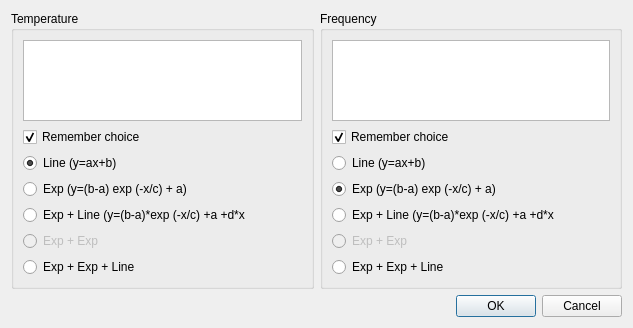
<?xml version="1.0" encoding="UTF-8"?>
<ui version="4.0">
 <class>ApproximationDialog</class>
 <widget class="QDialog" name="ApproximationDialog">
  <property name="geometry">
   <rect>
    <x>0</x>
    <y>0</y>
    <width>633</width>
    <height>328</height>
   </rect>
  </property>
  <property name="windowTitle">
   <string>Dialog</string>
  </property>
  <layout class="QVBoxLayout" name="verticalLayout">
   <item>
    <layout class="QHBoxLayout" name="horizontalLayout">
     <item>
      <widget class="QGroupBox" name="temperatureGroupBox">
       <property name="title">
        <string>Temperature</string>
       </property>
       <layout class="QVBoxLayout" name="verticalLayout_2">
        <item>
         <widget class="QListWidget" name="TcurveListWidget"/>
        </item>
        <item>
         <widget class="QCheckBox" name="TrememberCheckBox">
          <property name="text">
           <string>Remember choice</string>
          </property>
          <property name="checked">
           <bool>true</bool>
          </property>
         </widget>
        </item>
        <item>
         <widget class="QRadioButton" name="Tapproximation0">
          <property name="text">
           <string>Line (y=ax+b)</string>
          </property>
          <property name="checked">
           <bool>true</bool>
          </property>
         </widget>
        </item>
        <item>
         <widget class="QRadioButton" name="Tapproximation1">
          <property name="text">
           <string>Exp (y=(b-a) exp (-x/c) + a)</string>
          </property>
          <property name="checked">
           <bool>false</bool>
          </property>
         </widget>
        </item>
        <item>
         <widget class="QRadioButton" name="Tapproximation2">
          <property name="text">
           <string>Exp + Line (y=(b-a)*exp (-x/c) +a +d*x</string>
          </property>
         </widget>
        </item>
        <item>
         <widget class="QRadioButton" name="Tapproximation3">
          <property name="enabled">
           <bool>false</bool>
          </property>
          <property name="text">
           <string>Exp + Exp</string>
          </property>
         </widget>
        </item>
        <item>
         <widget class="QRadioButton" name="Tapproximation4">
          <property name="text">
           <string>Exp + Exp + Line</string>
          </property>
         </widget>
        </item>
       </layout>
      </widget>
     </item>
     <item>
      <widget class="QGroupBox" name="FrequencyGroupBox">
       <property name="title">
        <string>Frequency</string>
       </property>
       <layout class="QVBoxLayout" name="verticalLayout_3">
        <item>
         <widget class="QListWidget" name="FcurveListWidget"/>
        </item>
        <item>
         <widget class="QCheckBox" name="FrememberCheckBox">
          <property name="text">
           <string>Remember choice</string>
          </property>
          <property name="checked">
           <bool>true</bool>
          </property>
         </widget>
        </item>
        <item>
         <widget class="QRadioButton" name="Fapproximation0">
          <property name="text">
           <string>Line (y=ax+b)</string>
          </property>
         </widget>
        </item>
        <item>
         <widget class="QRadioButton" name="Fapproximation1">
          <property name="text">
           <string>Exp (y=(b-a) exp (-x/c) + a)</string>
          </property>
          <property name="checked">
           <bool>true</bool>
          </property>
         </widget>
        </item>
        <item>
         <widget class="QRadioButton" name="Fapproximation2">
          <property name="text">
           <string>Exp + Line (y=(b-a)*exp (-x/c) +a +d*x</string>
          </property>
         </widget>
        </item>
        <item>
         <widget class="QRadioButton" name="Fapproximation3">
          <property name="enabled">
           <bool>false</bool>
          </property>
          <property name="text">
           <string>Exp + Exp</string>
          </property>
         </widget>
        </item>
        <item>
         <widget class="QRadioButton" name="Fapproximation4">
          <property name="text">
           <string>Exp + Exp + Line</string>
          </property>
         </widget>
        </item>
       </layout>
      </widget>
     </item>
    </layout>
   </item>
   <item>
    <widget class="QDialogButtonBox" name="buttonBox">
     <property name="orientation">
      <enum>Qt::Horizontal</enum>
     </property>
     <property name="standardButtons">
      <set>QDialogButtonBox::Cancel|QDialogButtonBox::Ok</set>
     </property>
    </widget>
   </item>
  </layout>
 </widget>
 <resources/>
 <connections>
  <connection>
   <sender>buttonBox</sender>
   <signal>accepted()</signal>
   <receiver>ApproximationDialog</receiver>
   <slot>accept()</slot>
   <hints>
    <hint type="sourcelabel">
     <x>227</x>
     <y>306</y>
    </hint>
    <hint type="destinationlabel">
     <x>157</x>
     <y>274</y>
    </hint>
   </hints>
  </connection>
  <connection>
   <sender>buttonBox</sender>
   <signal>rejected()</signal>
   <receiver>ApproximationDialog</receiver>
   <slot>reject()</slot>
   <hints>
    <hint type="sourcelabel">
     <x>295</x>
     <y>312</y>
    </hint>
    <hint type="destinationlabel">
     <x>286</x>
     <y>274</y>
    </hint>
   </hints>
  </connection>
 </connections>
</ui>
